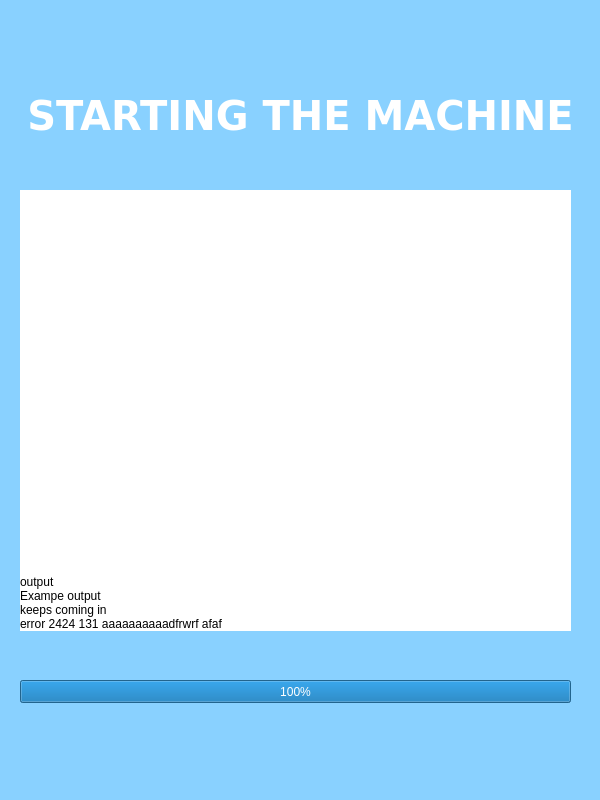
<?xml version="1.0" encoding="UTF-8"?>
<ui version="4.0">
 <class>MainWindow</class>
 <widget class="QMainWindow" name="MainWindow">
  <property name="geometry">
   <rect>
    <x>0</x>
    <y>0</y>
    <width>600</width>
    <height>800</height>
   </rect>
  </property>
  <property name="minimumSize">
   <size>
    <width>600</width>
    <height>800</height>
   </size>
  </property>
  <property name="maximumSize">
   <size>
    <width>600</width>
    <height>800</height>
   </size>
  </property>
  <property name="tabletTracking">
   <bool>true</bool>
  </property>
  <property name="windowTitle">
   <string>MainWindow</string>
  </property>
  <property name="autoFillBackground">
   <bool>false</bool>
  </property>
  <property name="styleSheet">
   <string notr="true">background-color: rgb(137, 209, 255);</string>
  </property>
  <widget class="QWidget" name="centralwidget">
   <widget class="QLabel" name="label">
    <property name="geometry">
     <rect>
      <x>10</x>
      <y>10</y>
      <width>581</width>
      <height>211</height>
     </rect>
    </property>
    <property name="font">
     <font>
      <family>DejaVu Sans</family>
      <pointsize>30</pointsize>
      <weight>75</weight>
      <italic>false</italic>
      <bold>true</bold>
     </font>
    </property>
    <property name="styleSheet">
     <string notr="true">color: rgb(255, 255, 255);
</string>
    </property>
    <property name="text">
     <string>STARTING THE MACHINE</string>
    </property>
    <property name="alignment">
     <set>Qt::AlignCenter</set>
    </property>
   </widget>
   <widget class="QProgressBar" name="progressBar">
    <property name="geometry">
     <rect>
      <x>20</x>
      <y>680</y>
      <width>551</width>
      <height>23</height>
     </rect>
    </property>
    <property name="value">
     <number>100</number>
    </property>
   </widget>
   <widget class="QLabel" name="label_2">
    <property name="geometry">
     <rect>
      <x>20</x>
      <y>190</y>
      <width>551</width>
      <height>441</height>
     </rect>
    </property>
    <property name="styleSheet">
     <string notr="true">font: 20 20pt &quot;System-ui&quot;;
background-color: rgb(255, 255, 255);
</string>
    </property>
    <property name="text">
     <string>output 
Exampe output
keeps coming in
error 2424 131 aaaaaaaaaadfrwrf afaf</string>
    </property>
    <property name="textFormat">
     <enum>Qt::PlainText</enum>
    </property>
    <property name="alignment">
     <set>Qt::AlignBottom|Qt::AlignLeading|Qt::AlignLeft</set>
    </property>
    <property name="wordWrap">
     <bool>true</bool>
    </property>
   </widget>
  </widget>
 </widget>
 <resources/>
 <connections/>
</ui>
